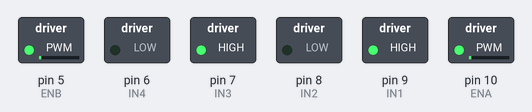
Bench run of a sketch on a simulated Arduino Uno, built with avr-gcc and run on an emulated ATmega328P. Shown: switched loads named in the sketch (green lamp = pin HIGH).

Above: at 0.15 s.
At 5.25 s:
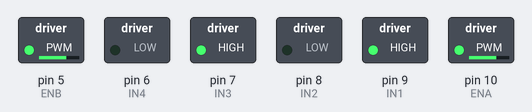
At 10.65 s:
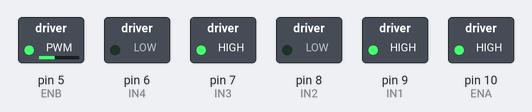
At 19.96 s:
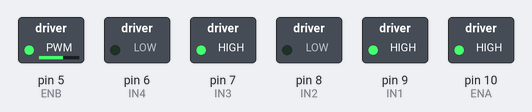
At 29.86 s:
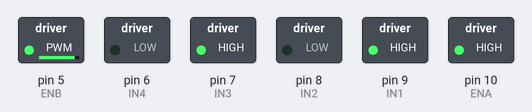
At 39.77 s:
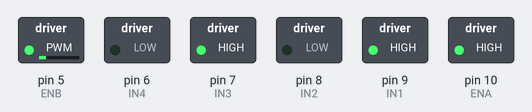
Timing chart, 0 to 40.0 s (numbered marks = the images above):
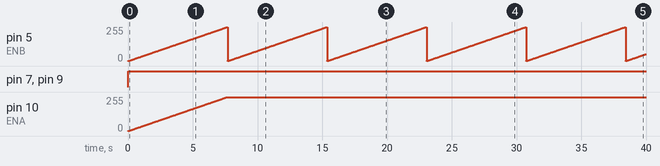

Measured:
- by itself, pin 5 (ENB): ramps from 0/255 to 255/255 and jumps back, once every 7.7 s
- by itself, pin 7 (IN3), pin 9 (IN1): LOW → HIGH at 0.00 s
- by itself, pin 10 (ENA): moves from 0/255 to 255/255 over 7.6 s

The sketch:

Japan_Wakuwaku_Tanoshii.ino
```cpp
//L298Nデュアルモータドライバを用いたDCモータ制御
// デジタルピンの定義
const int IN1 = 9;
const int IN2 = 8;
const int IN3 = 7;
const int IN4 = 6;
const int ENA = 10;  // PWM制御で使うENAピンをD9に(モーター1のPWM制御ピン)
const int ENB = 5;   // PWM制御で使うENBピンをD10に(モーター2のPWM制御ピン)
void setup() {
  pinMode(IN1, OUTPUT);  // デジタルピンを出力に設定
  pinMode(IN2, OUTPUT);
  pinMode(IN3, OUTPUT);
  pinMode(IN4, OUTPUT);
  pinMode(ENA, OUTPUT);
  pinMode(ENB, OUTPUT);
}
void loop() {
  digitalWrite(IN1, HIGH);  // HIGH LOWの組み合わせでモーター回転
  digitalWrite(IN2, LOW);   // 2つのモーターを正回転
  digitalWrite(IN3, HIGH);
  digitalWrite(IN4, LOW);

  int i;

  //モータの回転数を徐々に上げることで電圧の急激な印加を防げたら良いなと思ってるけど、効果があるのかは知らん
  for (i = 0; 0 < i < 150; i++) {
    analogWrite(ENA, i);
    analogWrite(ENB, i);
    delay(30);
  }

  //わくわくたのしい
  analogWrite(ENA, 113);
  analogWrite(ENA, 159);
  delay(1000);
  analogWrite(ENA, 116);
  analogWrite(ENA, 155);
  delay(1000);
  analogWrite(ENA, 115);
  analogWrite(ENA, 159);
  delay(1000);
  analogWrite(ENA, 116);
  analogWrite(ENA, 161);
  delay(1000);
  analogWrite(ENA, 121);
  analogWrite(ENA, 159);
  delay(1000);
  analogWrite(ENA, 119);
  analogWrite(ENA, 154);
  delay(1000);
  analogWrite(ENA, 117);
  analogWrite(ENA, 153);
  delay(1000);
  analogWrite(ENA, 120);
  analogWrite(ENA, 158);
  delay(1000);
  analogWrite(ENA, 144);
  analogWrite(ENA, 180);
  delay(1000);
  analogWrite(ENA, 132);
  analogWrite(ENA, 167);
  delay(1000);
  analogWrite(ENA, 134);
  analogWrite(ENA, 183);
  delay(1000);
  analogWrite(ENA, 114);
  analogWrite(ENA, 155);
  delay(1000);
  analogWrite(ENA, 118);
  analogWrite(ENA, 155);
  delay(1000);
  analogWrite(ENA, 115);
  analogWrite(ENA, 155);
  delay(1000);
  analogWrite(ENA, 117);
  analogWrite(ENA, 158);
  delay(1000);
  analogWrite(ENA, 119);
  analogWrite(ENA, 158);
  delay(1000);
  analogWrite(ENA, 120);
  analogWrite(ENA, 171);
  delay(1000);
  analogWrite(ENA, 116);
  analogWrite(ENA, 165);
  delay(1000);
  analogWrite(ENA, 118);
  analogWrite(ENA, 163);
  delay(1000);
  analogWrite(ENA, 119);
  analogWrite(ENA, 166);
  delay(1000);
  analogWrite(ENA, 120);
  analogWrite(ENA, 171);
  delay(1000);
  analogWrite(ENA, 119);
  analogWrite(ENA, 161);
  delay(1000);
  analogWrite(ENA, 126);
  analogWrite(ENA, 176);
  delay(1000);
  analogWrite(ENA, 118);
  analogWrite(ENA, 165);
  delay(1000);
  analogWrite(ENA, 119);
  analogWrite(ENA, 173);
  delay(1000);
  analogWrite(ENA, 123);
  analogWrite(ENA, 174);
  delay(1000);
  analogWrite(ENA, 119);
  analogWrite(ENA, 173);
  delay(1000);
  analogWrite(ENA, 119);
  analogWrite(ENA, 168);
  delay(1000);
  analogWrite(ENA, 118);
  analogWrite(ENA, 171);
  delay(1000);
  analogWrite(ENA, 117);
  analogWrite(ENA, 160);
  delay(1000);
  analogWrite(ENA, 123);
  analogWrite(ENA, 209);
  delay(1000);
  analogWrite(ENA, 118);
  analogWrite(ENA, 171);
  delay(1000);
  analogWrite(ENA, 111);
  analogWrite(ENA, 151);
  delay(1000);
  analogWrite(ENA, 112);
  analogWrite(ENA, 149);
  delay(1000);
  analogWrite(ENA, 112);
  analogWrite(ENA, 150);
  delay(1000);
  analogWrite(ENA, 122);
  analogWrite(ENA, 157);
  delay(1000);
  analogWrite(ENA, 132);
  analogWrite(ENA, 162);
  delay(1000);
  analogWrite(ENA, 121);
  analogWrite(ENA, 160);
  delay(1000);
  analogWrite(ENA, 113);
  analogWrite(ENA, 150);
  delay(1000);
  analogWrite(ENA, 114);
  analogWrite(ENA, 150);
  delay(1000);
  analogWrite(ENA, 113);
  analogWrite(ENA, 152);
  delay(1000);
  analogWrite(ENA, 120);
  analogWrite(ENA, 158);
  delay(1000);
  analogWrite(ENA, 124);
  analogWrite(ENA, 164);
  delay(1000);
  analogWrite(ENA, 119);
  analogWrite(ENA, 157);
  delay(1000);
  analogWrite(ENA, 121);
  analogWrite(ENA, 158);
  delay(1000);
  analogWrite(ENA, 119);
  analogWrite(ENA, 159);
  delay(1000);
  analogWrite(ENA, 117);
  analogWrite(ENA, 153);
  delay(1000);
  analogWrite(ENA, 126);
  analogWrite(ENA, 182);
  delay(1000);
  analogWrite(ENA, 118);
  analogWrite(ENA, 165);
  delay(1000);
  analogWrite(ENA, 118);
  analogWrite(ENA, 160);
  delay(1000);
  analogWrite(ENA, 113);
  analogWrite(ENA, 162);
  delay(1000);
  analogWrite(ENA, 116);
  analogWrite(ENA, 166);
  delay(1000);
  analogWrite(ENA, 120);
  analogWrite(ENA, 163);
  delay(1000);
  analogWrite(ENA, 122);
  analogWrite(ENA, 162);
  delay(1000);
  analogWrite(ENA, 117);
  analogWrite(ENA, 164);
  delay(1000);
  analogWrite(ENA, 118);
  analogWrite(ENA, 167);
  delay(1000);
  analogWrite(ENA, 117);
  analogWrite(ENA, 156);
  delay(1000);
  analogWrite(ENA, 112);
  analogWrite(ENA, 141);
  delay(1000);
  analogWrite(ENA, 115);
  analogWrite(ENA, 161);
  delay(1000);
  analogWrite(ENA, 114);
  analogWrite(ENA, 155);
  delay(1000);
  analogWrite(ENA, 118);
  analogWrite(ENA, 158);
  delay(1000);
  analogWrite(ENA, 122);
  analogWrite(ENA, 160);
  delay(1000);
  analogWrite(ENA, 120);
  analogWrite(ENA, 176);
  delay(1000);
  analogWrite(ENA, 119);
  analogWrite(ENA, 163);
  delay(1000);
  analogWrite(ENA, 116);
  analogWrite(ENA, 158);
  delay(1000);
  analogWrite(ENA, 118);
  analogWrite(ENA, 152);
  delay(1000);
  analogWrite(ENA, 117);
  analogWrite(ENA, 157);
  delay(1000);
  analogWrite(ENA, 121);
  analogWrite(ENA, 166);
  delay(1000);
  analogWrite(ENA, 119);
  analogWrite(ENA, 164);
  delay(1000);
  analogWrite(ENA, 120);
  analogWrite(ENA, 161);
  delay(1000);
  analogWrite(ENA, 123);
  analogWrite(ENA, 175);
  delay(1000);
  analogWrite(ENA, 123);
  analogWrite(ENA, 166);
  delay(1000);
  analogWrite(ENA, 119);
  analogWrite(ENA, 160);
  delay(1000);
  analogWrite(ENA, 119);
  analogWrite(ENA, 155);
  delay(1000);
  analogWrite(ENA, 124);
  analogWrite(ENA, 174);
  delay(1000);
  analogWrite(ENA, 120);
  analogWrite(ENA, 165);
  delay(1000);
  analogWrite(ENA, 128);
  analogWrite(ENA, 172);
  delay(1000);
  analogWrite(ENA, 130);
  analogWrite(ENA, 174);
  delay(1000);
  analogWrite(ENA, 144);
  analogWrite(ENA, 175);
  delay(1000);
  analogWrite(ENA, 125);
  analogWrite(ENA, 171);
  delay(1000);
  analogWrite(ENA, 120);
  analogWrite(ENA, 165);
  delay(1000);
  analogWrite(ENA, 124);
  analogWrite(ENA, 204);
  delay(1000);
  analogWrite(ENA, 123);
  analogWrite(ENA, 175);
  delay(1000);
  analogWrite(ENA, 118);
  analogWrite(ENA, 157);
  delay(1000);
  analogWrite(ENA, 118);
  analogWrite(ENA, 154);
  delay(1000);
  analogWrite(ENA, 118);
  analogWrite(ENA, 158);
  delay(1000);
  analogWrite(ENA, 118);
  analogWrite(ENA, 161);
  delay(1000);
  analogWrite(ENA, 118);
  analogWrite(ENA, 161);
  delay(1000);
  analogWrite(ENA, 117);
  analogWrite(ENA, 162);
  delay(1000);
  analogWrite(ENA, 123);
  analogWrite(ENA, 167);
  delay(1000);
  analogWrite(ENA, 125);
  analogWrite(ENA, 176);
  delay(1000);
  analogWrite(ENA, 132);
  analogWrite(ENA, 171);
  delay(1000);
  analogWrite(ENA, 153);
  analogWrite(ENA, 194);
  delay(1000);
  analogWrite(ENA, 131);
  analogWrite(ENA, 186);
  delay(1000);
  analogWrite(ENA, 124);
  analogWrite(ENA, 173);
  delay(1000);
  analogWrite(ENA, 122);
  analogWrite(ENA, 169);
  delay(1000);
  analogWrite(ENA, 119);
  analogWrite(ENA, 164);
  delay(1000);
}
```
